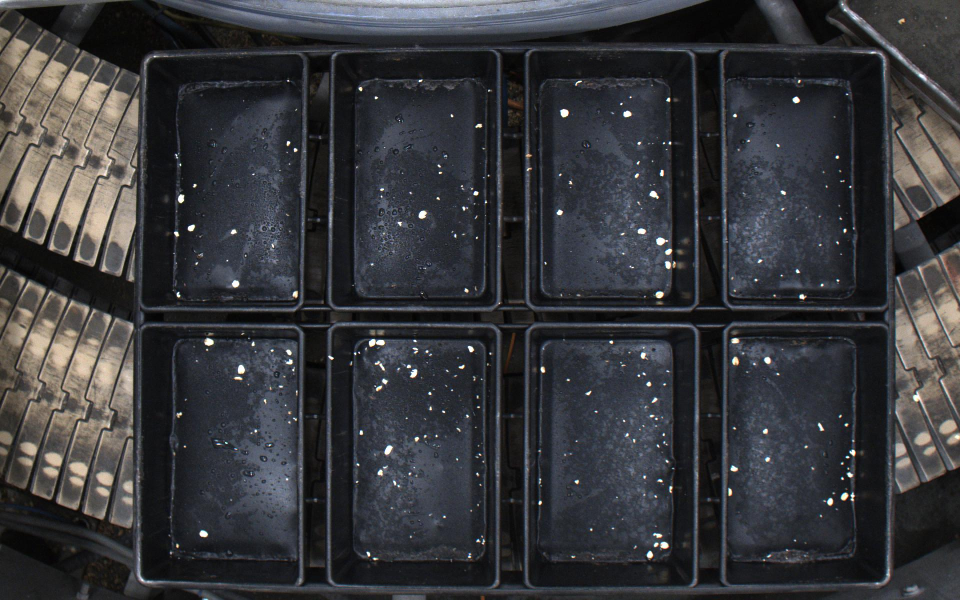
#> input picture testimages/image (1).jpg, 1920 x 1200 px (shown at 1/2 size); its folder holds only this picture in this run
$ python channels.py   (older library calls are emulated)
#> lines starting #> are read from the running program, lines starting #| are printed output that depends on the picture; after the words box and inside, x2 and y2 are one past the last pixel; in counts of white or black regions, pixels touching at a corner belong together
import cv2
import time
import numpy as np
import os

# This function takes an image loaded into cv2 and returns that image masked by the tuples of (top, left), (bottom, right)
# [5 lines left out: function mask, not called in this run]

# This function takes an image loaded into cv2 and returns that image in gray colour space
def greyscale(input: np.ndarray) -> np.ndarray:
    output = cv2.cvtColor(input, cv2.COLOR_BGR2GRAY)
    return output

# This function takes an image loaded into cv2 and returns that image with a gaussian blur
def blur(input: np.ndarray, blurdim: int) -> np.ndarray:
    output = cv2.GaussianBlur(input, (blurdim, blurdim), cv2.BORDER_DEFAULT)
    return output

# This function takes an image loaded into cv2 and returns that image after x and y sobel filtering
# [7 lines left out: function sobel, not called in this run]

# Binary threshold the output, all lightnesses over threshold go to white
def in_range(input: np.ndarray, lower: int, upper: int) -> np.ndarray:
    output = cv2.inRange(input, lower, upper)
    return output

# Draw contours based on all contours and contour parameters
# [41 lines left out: function drawContours, not called in this run]

def GRAY_to_BGR(input: np.ndarray) -> np.ndarray:
    output = cv2.cvtColor(input, cv2.COLOR_GRAY2BGR)
    return output

def label_image(input: np.ndarray, txt: str) -> np.ndarray:
    output = cv2.putText(input, txt, (20, 60), cv2.FONT_HERSHEY_PLAIN, 4, (0, 0, 255), 4, cv2.LINE_AA)
    return output

# Iterate through all images in the source directory
input_directory = 'testimages'
output_directory = 'output'
i = 0
for filename in os.listdir(input_directory):

    # Verify that it is a file and the type is expected
    f_in = os.path.join(input_directory, filename)
    f_out = os.path.join(output_directory, filename)
    if os.path.isfile(f_in) and f_in.lower().endswith(('.png', '.jpg', '.jpeg')):

        # Read the file to a variable
        original = cv2.imread(f_in)
#> original is the input picture: shape (1200, 1920, 3); mean B, G, R 58.8, 55.3, 54.6

        # Isolate channels
        blue, green, red = cv2.split(original.copy())
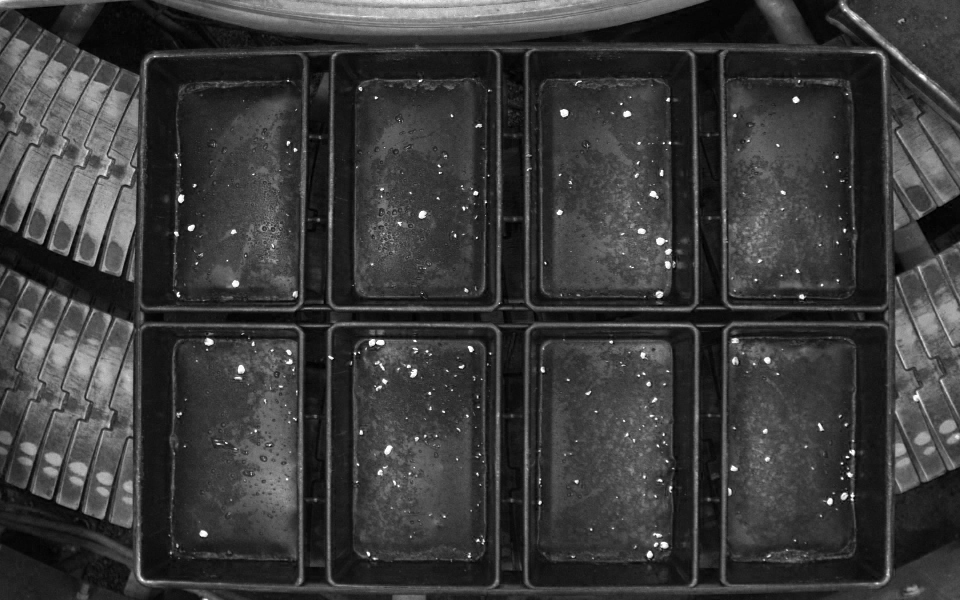
#> blue: shape (1200, 1920) (shown at 1/2 size); min 0, max 255, mean 58.8
        hue, saturation, value = cv2.split(cv2.cvtColor(original.copy(), cv2.COLOR_BGR2HSV))
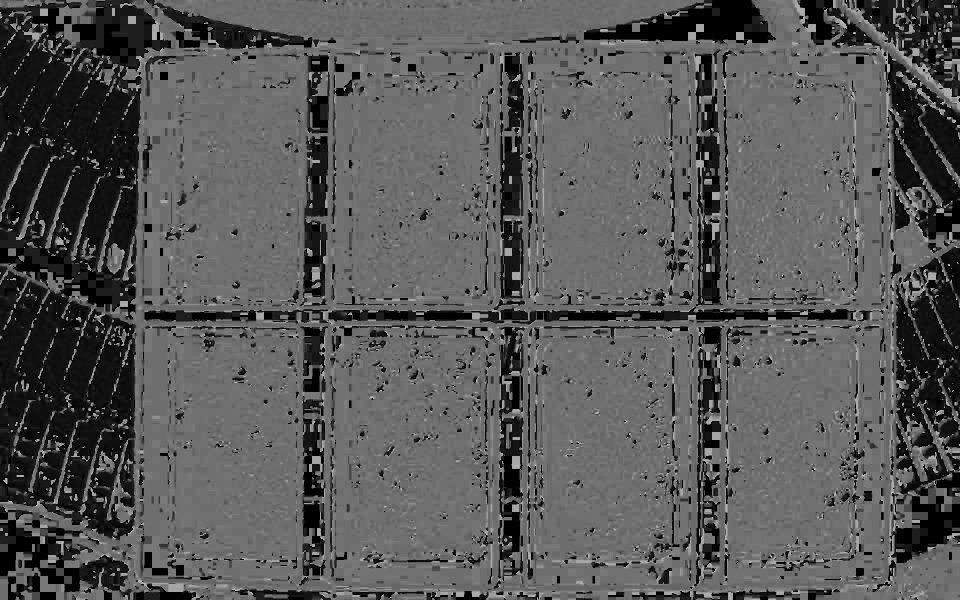
#> hue: shape (1200, 1920) (shown at 1/2 size); min 0, max 179, mean 88
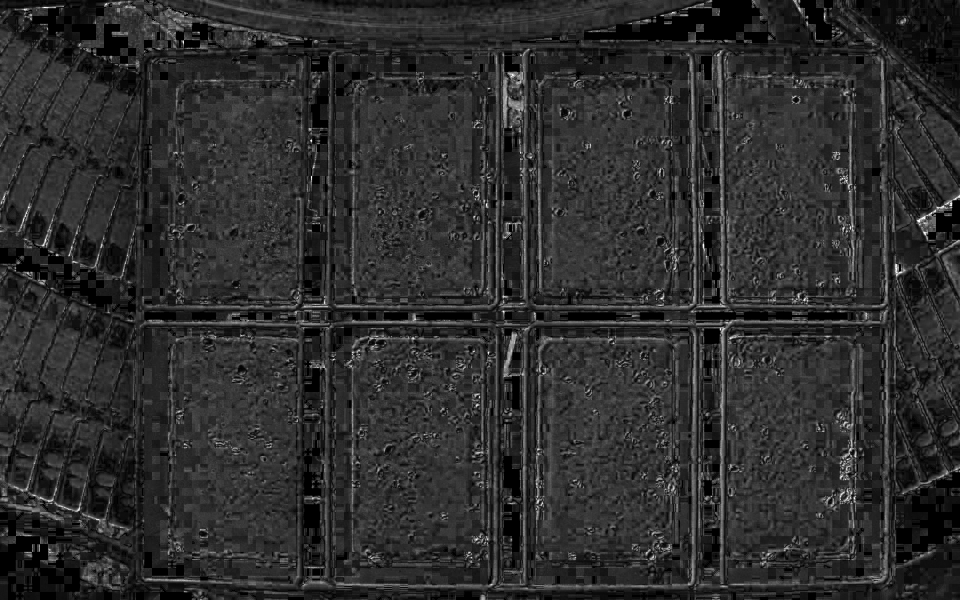
#> saturation: shape (1200, 1920) (shown at 1/2 size); min 0, max 255, mean 45.6
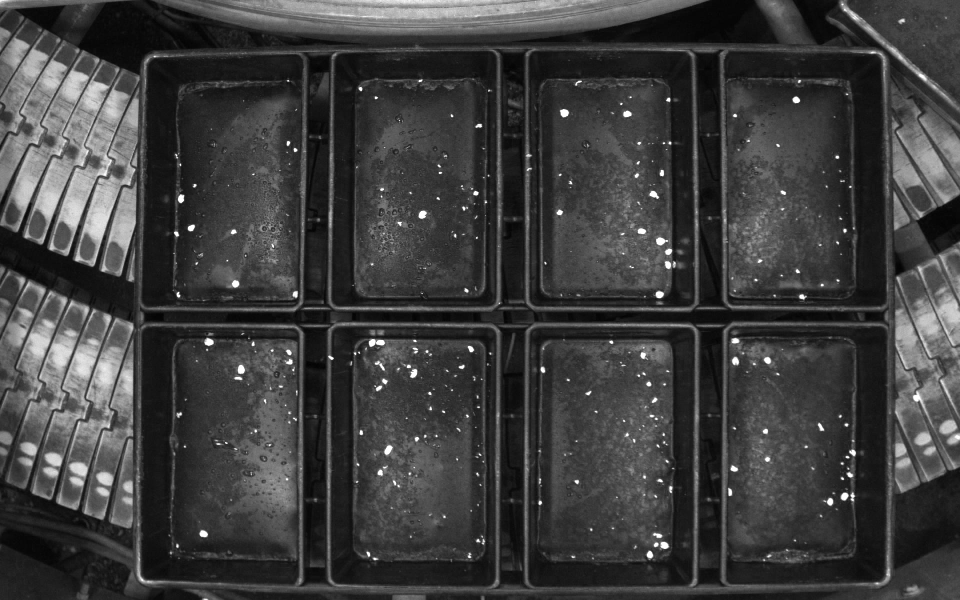
#> value: shape (1200, 1920) (shown at 1/2 size); min 1, max 255, mean 62.4

        # Label all image steps
        blue = label_image(GRAY_to_BGR(blue), "blue")
        green = label_image(GRAY_to_BGR(green), "green")
        red = label_image(GRAY_to_BGR(red), "red")
        hue = label_image(GRAY_to_BGR(hue), "hue")
        saturation = label_image(GRAY_to_BGR(saturation), "saturation")
        value = in_range(value, 180,255)
#> in in_range, `output = cv2.inRange(input, lower, upper)`:
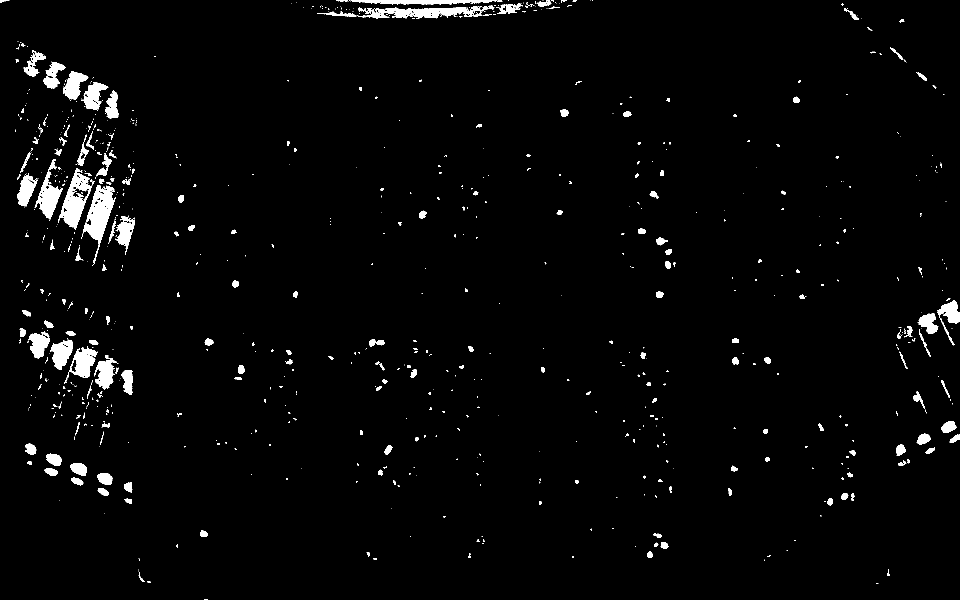
#> output: shape (1200, 1920) (shown at 1/2 size); 2.6% white; 916 white regions (666 under 20 px), largest, box (x1, y1, x2, y2) and area: (162, 370, 232, 528) 4080, (116, 336, 185, 460) 3533, (713, 12, 964, 38) 3451
        value = label_image(GRAY_to_BGR(value), "value")
#> in label_image (call 6), `output = cv2.putText(input, txt, (20, 60), cv2.FONT_HERSHEY_PLAIN, 4, ..`:
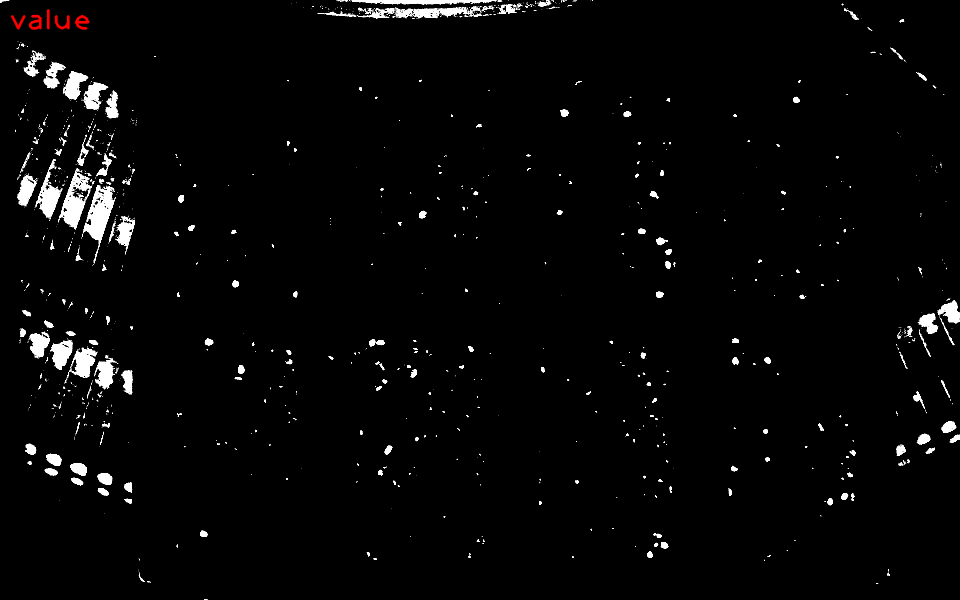
#> output: shape (1200, 1920, 3) (shown at 1/2 size); mean B, G, R 6.6, 6.6, 6.8

        # Create an output image placeholder
        original_height = original.shape[0]
#> original_height = 1200
        original_width = original.shape[1]
#> original_width = 1920
        output = np.zeros((original_height*2, original_width*3, 3), np.uint8)

        # Copy the images into the output placeholder
        output[0:original_height, 0:original_width] = blue
#> output: shape (2400, 5760, 3)
        output[0:original_height, original_width:original_width*2] = green
        output[0:original_height, original_width*2:original_width*3] =  red
        output[original_height:original_height*2, 0:original_width] =  hue
        output[original_height:original_height*2, original_width:original_width*2] =  saturation
        output[original_height:original_height*2, original_width*2:original_width*3] =  value

        # Display the output
        cv2.imshow('output', cv2.resize(output, (int(output.shape[1]/3), int(output.shape[0]/3))))
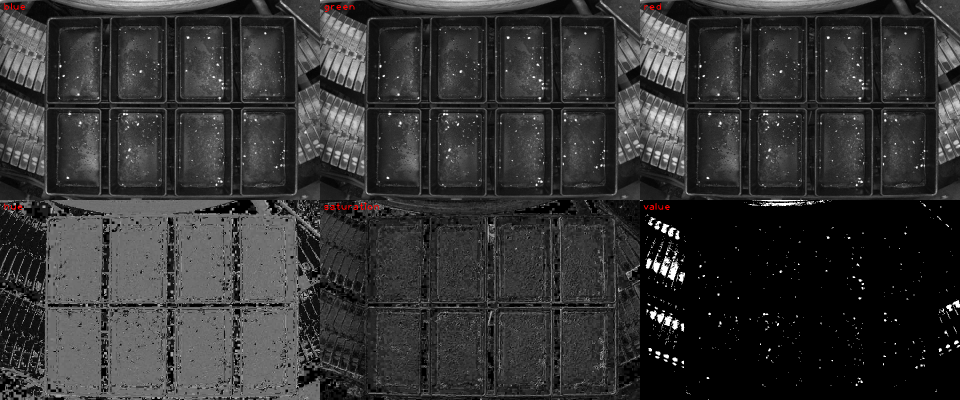
#> window 'output': shape (800, 1920, 3) (shown at 1/2 size); mean B, G, R 51.5, 51.5, 51.7
        cv2.waitKey(0)

        i = i + 1
        if i > 20: break

$ run again, on testimages/image (13).jpg
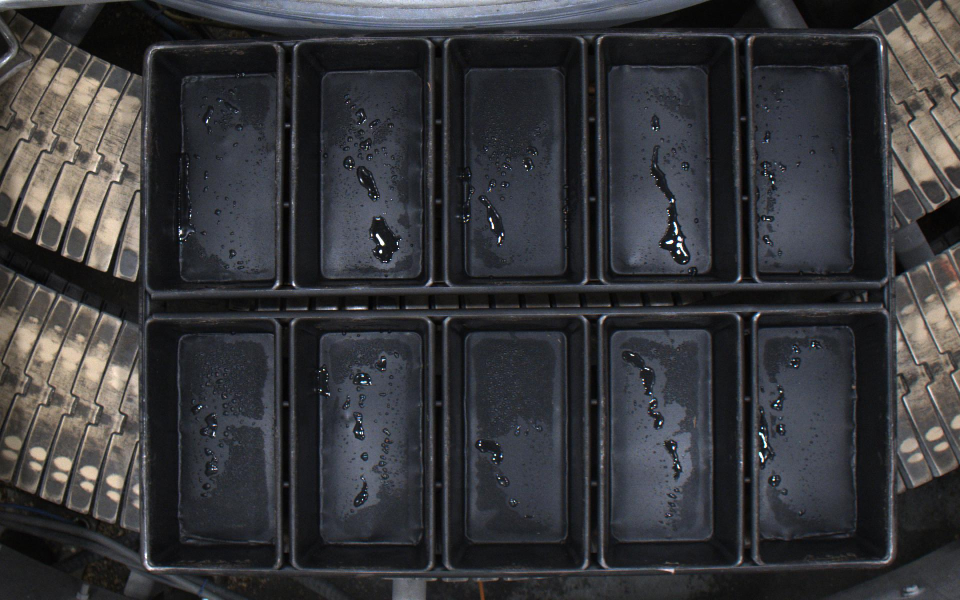
#> input picture testimages/image (13).jpg, 1920 x 1200 px (shown at 1/2 size)
#> original is the input picture: shape (1200, 1920, 3); mean B, G, R 58.6, 55.4, 55.1
#> in label_image (call 6), `output = cv2.putText(input, txt, (20, 60), cv2.FONT_HERSHEY_PLAIN, 4, ..`:
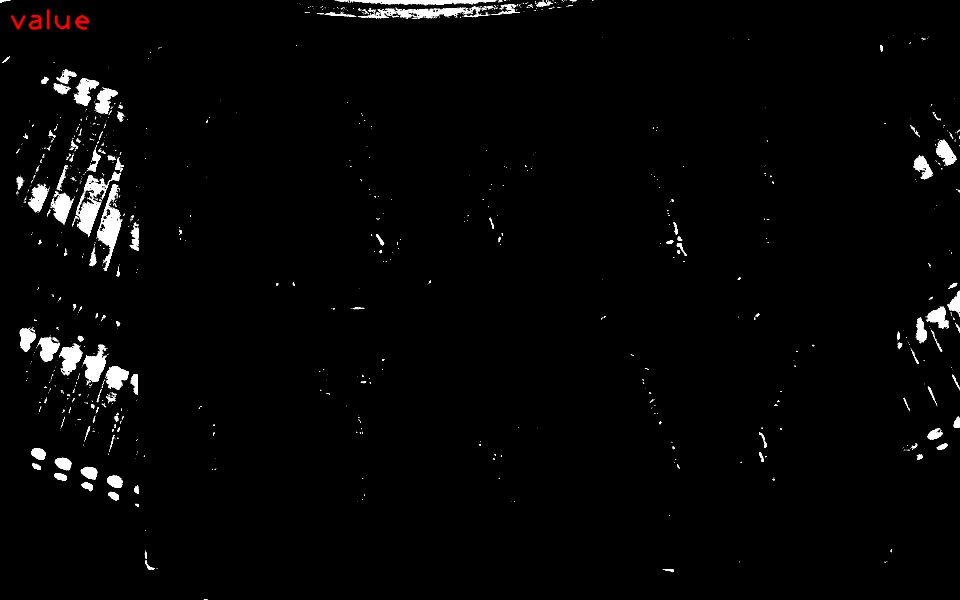
#> output: shape (1200, 1920, 3) (shown at 1/2 size); mean B, G, R 5.7, 5.7, 5.9
#> `cv2.imshow('output', cv2.resize(output, (int(output.shape[1]/3), int(o..`:
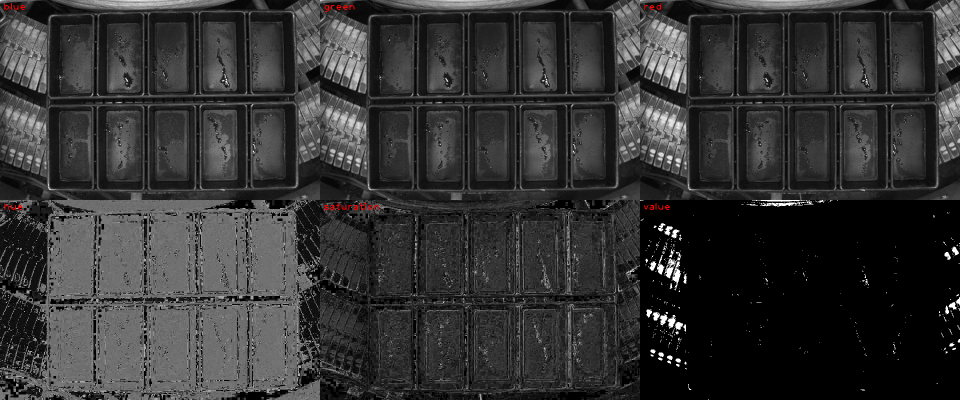
#> window 'output': shape (800, 1920, 3) (shown at 1/2 size); mean B, G, R 51.1, 51.1, 51.3

$ run again, on testimages/image (14).jpg
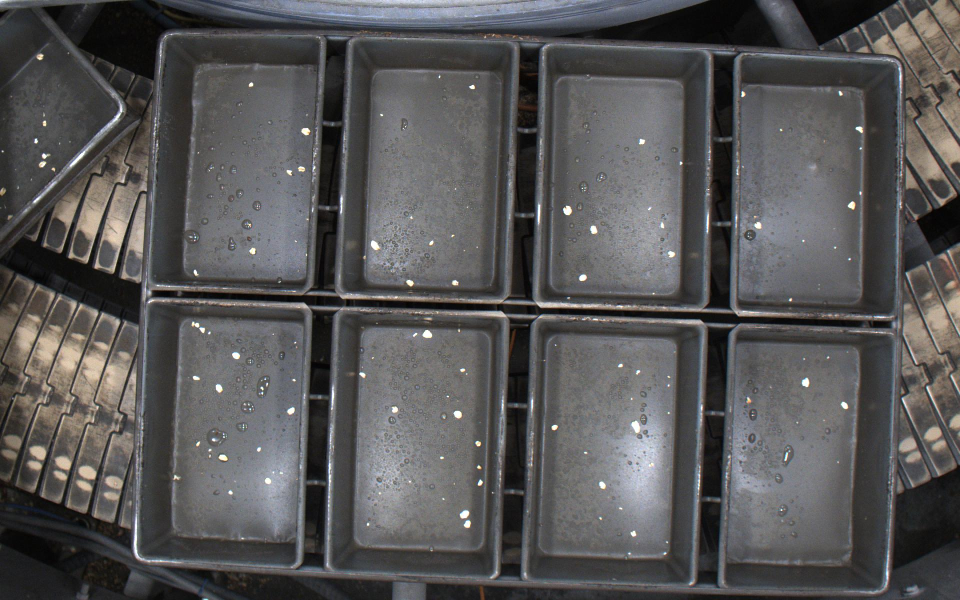
#> input picture testimages/image (14).jpg, 1920 x 1200 px (shown at 1/2 size)
#> original is the input picture: shape (1200, 1920, 3); mean B, G, R 86.4, 85.9, 86.9
#> in label_image (call 6), `output = cv2.putText(input, txt, (20, 60), cv2.FONT_HERSHEY_PLAIN, 4, ..`:
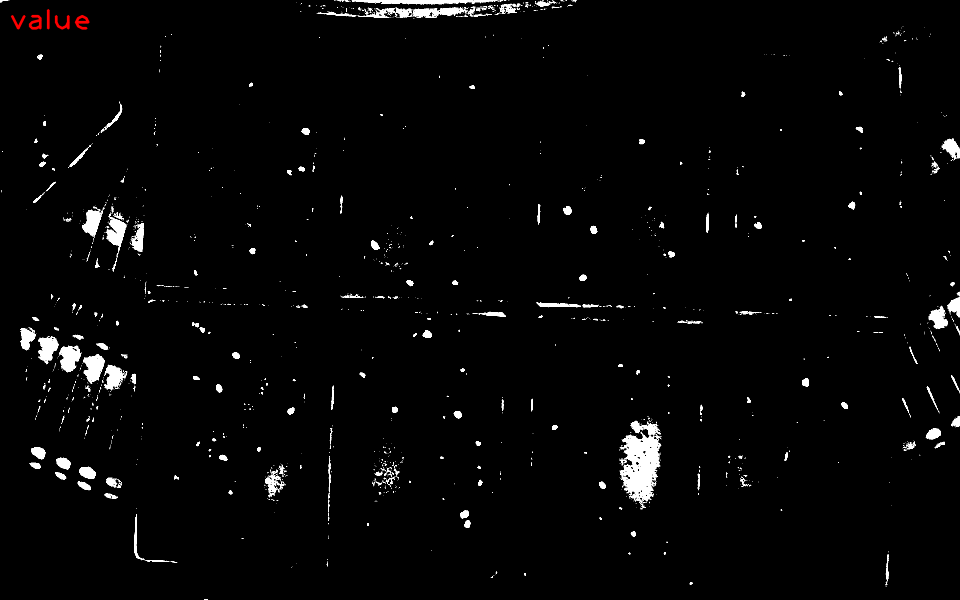
#> output: shape (1200, 1920, 3) (shown at 1/2 size); mean B, G, R 6.3, 6.3, 6.5
#> `cv2.imshow('output', cv2.resize(output, (int(output.shape[1]/3), int(o..`:
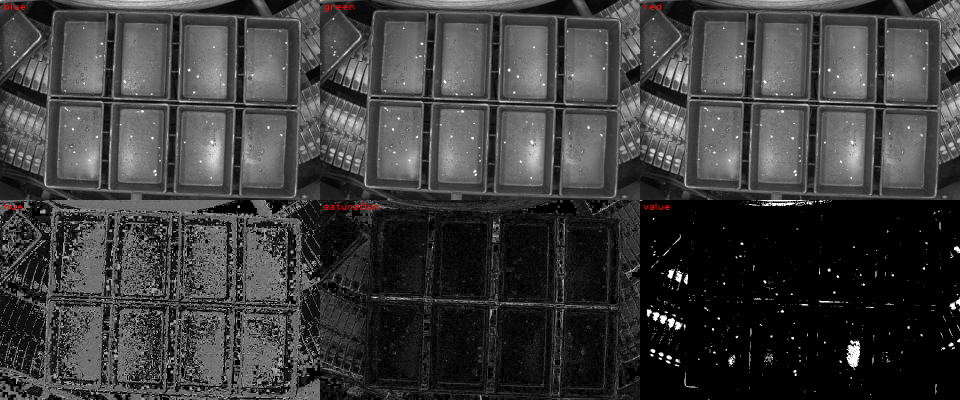
#> window 'output': shape (800, 1920, 3) (shown at 1/2 size); mean B, G, R 60.2, 60.2, 60.5

$ run again, on testimages/image (2).jpg
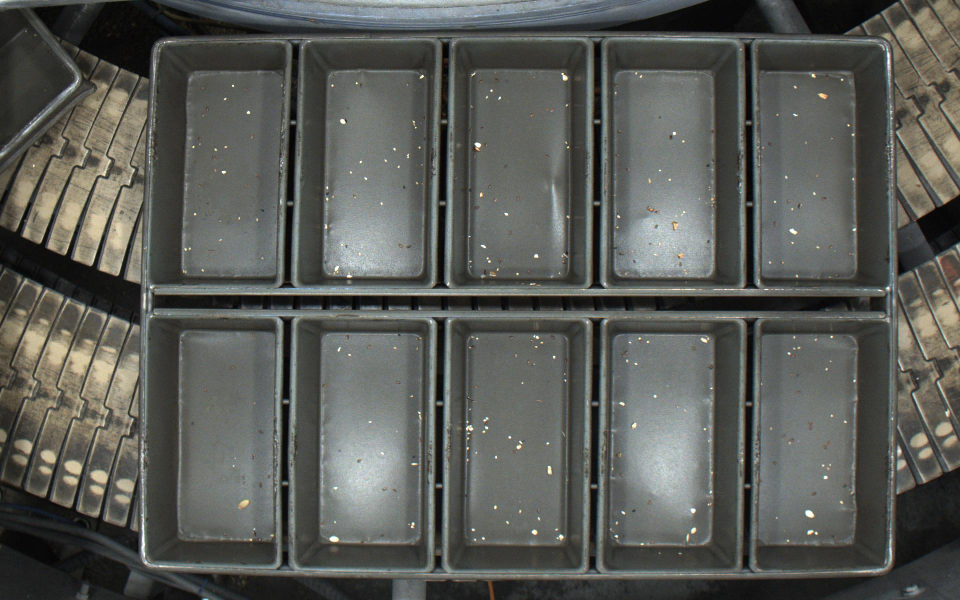
#> input picture testimages/image (2).jpg, 1920 x 1200 px (shown at 1/2 size)
#> original is the input picture: shape (1200, 1920, 3); mean B, G, R 85.9, 90.6, 89
#> `cv2.imshow('output', cv2.resize(output, (int(output.shape[1]/3), int(o..`:
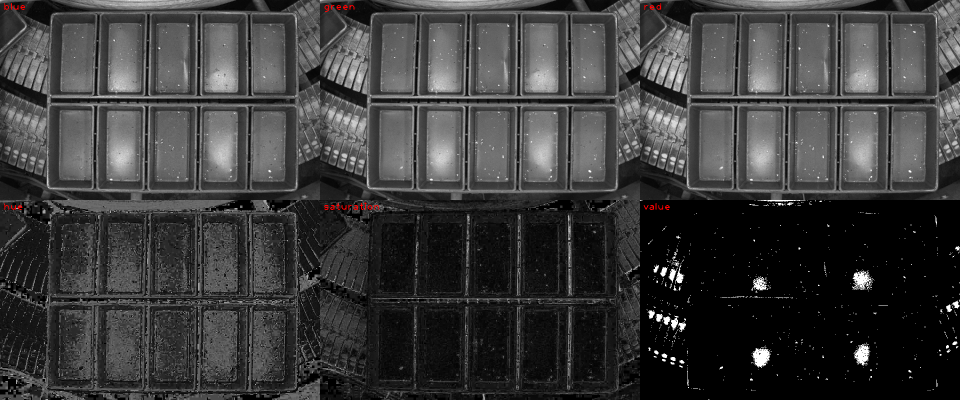
#> window 'output': shape (800, 1920, 3) (shown at 1/2 size); mean B, G, R 59.1, 59.1, 59.3
